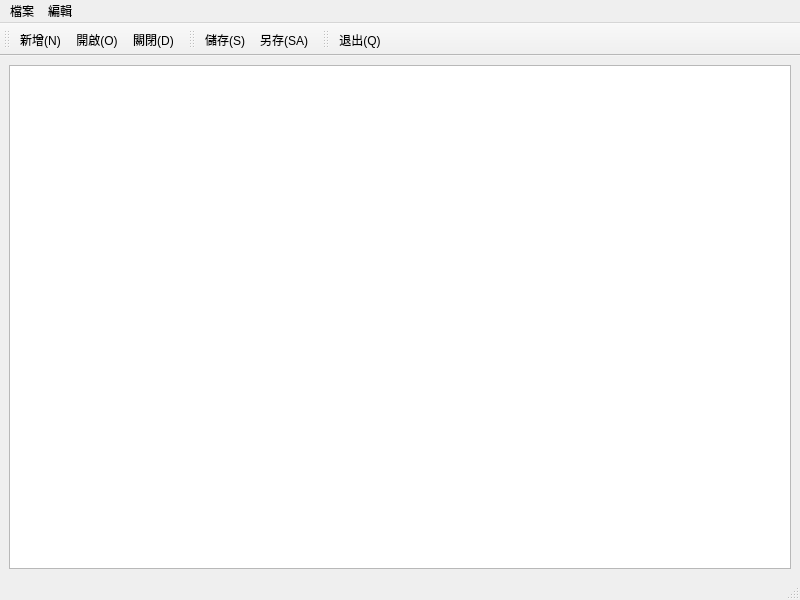
<?xml version="1.0" encoding="UTF-8"?>
<ui version="4.0">
 <class>MainWindow</class>
 <widget class="QMainWindow" name="MainWindow">
  <property name="geometry">
   <rect>
    <x>0</x>
    <y>0</y>
    <width>800</width>
    <height>600</height>
   </rect>
  </property>
  <property name="windowTitle">
   <string>MainWindow</string>
  </property>
  <widget class="QWidget" name="centralwidget">
   <layout class="QHBoxLayout" name="horizontalLayout">
    <item>
     <widget class="QTextEdit" name="textEdit"/>
    </item>
   </layout>
  </widget>
  <widget class="QMenuBar" name="menubar">
   <property name="geometry">
    <rect>
     <x>0</x>
     <y>0</y>
     <width>800</width>
     <height>24</height>
    </rect>
   </property>
   <widget class="QMenu" name="menu">
    <property name="title">
     <string>檔案</string>
    </property>
    <addaction name="actionNew"/>
    <addaction name="actionOpen"/>
    <addaction name="actionClose"/>
    <addaction name="separator"/>
    <addaction name="actionSave"/>
    <addaction name="actionAS"/>
    <addaction name="separator"/>
    <addaction name="actionQuit"/>
   </widget>
   <widget class="QMenu" name="menu_2">
    <property name="title">
     <string>編輯</string>
    </property>
    <addaction name="actionUndo"/>
    <addaction name="actionCut"/>
    <addaction name="actionCopy"/>
    <addaction name="actionAll"/>
   </widget>
   <addaction name="menu"/>
   <addaction name="menu_2"/>
  </widget>
  <widget class="QStatusBar" name="statusbar"/>
  <widget class="QToolBar" name="toolBar">
   <property name="windowTitle">
    <string>toolBar</string>
   </property>
   <attribute name="toolBarArea">
    <enum>TopToolBarArea</enum>
   </attribute>
   <attribute name="toolBarBreak">
    <bool>false</bool>
   </attribute>
   <addaction name="actionNew"/>
   <addaction name="actionOpen"/>
   <addaction name="actionClose"/>
  </widget>
  <widget class="QToolBar" name="toolBar_2">
   <property name="windowTitle">
    <string>toolBar_2</string>
   </property>
   <attribute name="toolBarArea">
    <enum>TopToolBarArea</enum>
   </attribute>
   <attribute name="toolBarBreak">
    <bool>false</bool>
   </attribute>
   <addaction name="actionSave"/>
   <addaction name="actionAS"/>
  </widget>
  <widget class="QToolBar" name="toolBar_3">
   <property name="windowTitle">
    <string>toolBar_3</string>
   </property>
   <attribute name="toolBarArea">
    <enum>TopToolBarArea</enum>
   </attribute>
   <attribute name="toolBarBreak">
    <bool>false</bool>
   </attribute>
   <addaction name="actionQuit"/>
  </widget>
  <action name="actionNew">
   <property name="icon">
    <iconset resource="icons.qrc">
     <normaloff>:/icons/build/Desktop_Qt_6_7_3_MinGW_64_bit-Debug/images/new.png</normaloff>:/icons/build/Desktop_Qt_6_7_3_MinGW_64_bit-Debug/images/new.png</iconset>
   </property>
   <property name="text">
    <string>新增(&amp;N)</string>
   </property>
   <property name="toolTip">
    <string>新增檔案</string>
   </property>
   <property name="shortcut">
    <string>Ctrl+N</string>
   </property>
  </action>
  <action name="actionOpen">
   <property name="icon">
    <iconset resource="icons.qrc">
     <normaloff>:/icons/build/Desktop_Qt_6_7_3_MinGW_64_bit-Debug/images/open.png</normaloff>:/icons/build/Desktop_Qt_6_7_3_MinGW_64_bit-Debug/images/open.png</iconset>
   </property>
   <property name="text">
    <string>開啟(&amp;O)</string>
   </property>
   <property name="toolTip">
    <string>開啟檔案</string>
   </property>
   <property name="shortcut">
    <string>Ctrl+O</string>
   </property>
  </action>
  <action name="actionClose">
   <property name="text">
    <string>關閉(&amp;D)</string>
   </property>
   <property name="toolTip">
    <string>關閉檔案</string>
   </property>
   <property name="shortcut">
    <string>Ctrl+D</string>
   </property>
  </action>
  <action name="actionSave">
   <property name="icon">
    <iconset resource="icons.qrc">
     <normaloff>:/icons/build/Desktop_Qt_6_7_3_MinGW_64_bit-Debug/images/save.png</normaloff>:/icons/build/Desktop_Qt_6_7_3_MinGW_64_bit-Debug/images/save.png</iconset>
   </property>
   <property name="text">
    <string>儲存(&amp;S)</string>
   </property>
   <property name="toolTip">
    <string>儲存檔案</string>
   </property>
   <property name="shortcut">
    <string>Shift+S</string>
   </property>
  </action>
  <action name="actionAS">
   <property name="icon">
    <iconset resource="icons.qrc">
     <normaloff>:/icons/build/Desktop_Qt_6_7_3_MinGW_64_bit-Debug/images/asave.png</normaloff>:/icons/build/Desktop_Qt_6_7_3_MinGW_64_bit-Debug/images/asave.png</iconset>
   </property>
   <property name="text">
    <string>另存(&amp;SA)</string>
   </property>
   <property name="toolTip">
    <string>另存新檔</string>
   </property>
   <property name="shortcut">
    <string>Ctrl+Shift+S</string>
   </property>
  </action>
  <action name="actionQuit">
   <property name="text">
    <string>退出(&amp;Q)</string>
   </property>
   <property name="toolTip">
    <string>退出程式</string>
   </property>
   <property name="shortcut">
    <string>Ctrl+Q</string>
   </property>
  </action>
  <action name="actionUndo">
   <property name="icon">
    <iconset resource="icons.qrc">
     <normaloff>:/icons/build/Desktop_Qt_6_7_3_MinGW_64_bit-Debug/images/undo.png</normaloff>:/icons/build/Desktop_Qt_6_7_3_MinGW_64_bit-Debug/images/undo.png</iconset>
   </property>
   <property name="text">
    <string>還原(&amp;U)</string>
   </property>
   <property name="shortcut">
    <string>Ctrl+Z</string>
   </property>
  </action>
  <action name="actionCut">
   <property name="icon">
    <iconset resource="icons.qrc">
     <normaloff>:/icons/build/Desktop_Qt_6_7_3_MinGW_64_bit-Debug/images/cut.png</normaloff>:/icons/build/Desktop_Qt_6_7_3_MinGW_64_bit-Debug/images/cut.png</iconset>
   </property>
   <property name="text">
    <string>剪下(&amp;X)</string>
   </property>
   <property name="shortcut">
    <string>Ctrl+X</string>
   </property>
  </action>
  <action name="actionCopy">
   <property name="icon">
    <iconset resource="icons.qrc">
     <normaloff>:/icons/build/Desktop_Qt_6_7_3_MinGW_64_bit-Debug/images/copy.png</normaloff>:/icons/build/Desktop_Qt_6_7_3_MinGW_64_bit-Debug/images/copy.png</iconset>
   </property>
   <property name="text">
    <string>複製(&amp;C)</string>
   </property>
   <property name="shortcut">
    <string>Ctrl+C</string>
   </property>
  </action>
  <action name="actionAll">
   <property name="text">
    <string>全選(&amp;A)</string>
   </property>
   <property name="shortcut">
    <string>Ctrl+A</string>
   </property>
  </action>
 </widget>
 <resources>
  <include location="icons.qrc"/>
 </resources>
 <connections/>
</ui>
